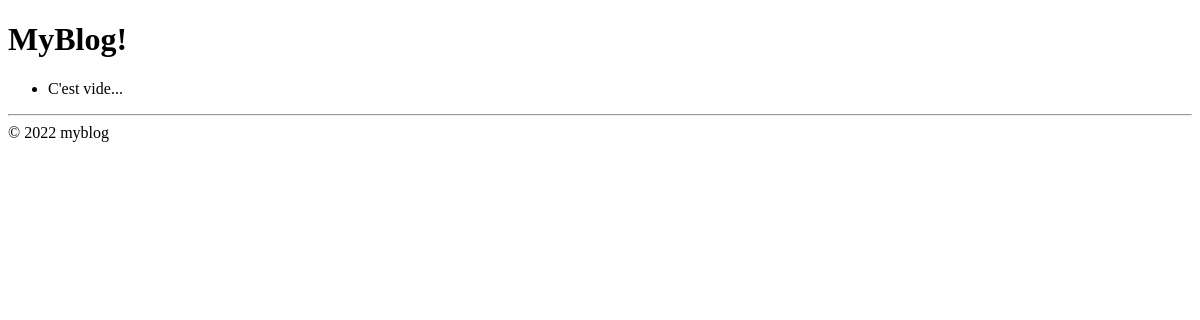
Before: / with the older database file.
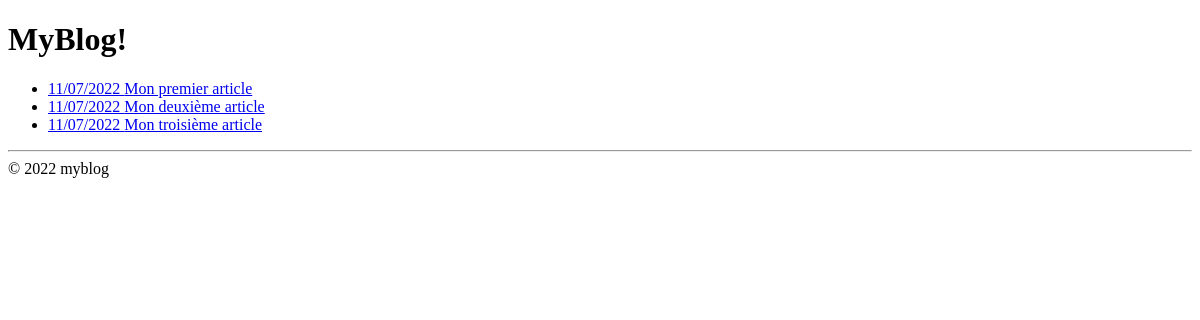
After: the same page with the newer database file.
### blog/models.py (models this page shows)
class Article(models.Model):
  title = models.CharField(max_length=100)
  date = models.DateTimeField()
  text = models.TextField()

### blog/views.py (the view)
# urls.py: path('', IndexView.as_view(), name='index'),
class IndexView(generic.ListView):
  model = Article
  template_name = 'blog/index.html'
  context_object_name = 'articles'

### blog/templates/blog/index.html (shortened to what this page needs)
{% extends 'blog/base.html' %}
{% block body %}
  <h1>MyBlog!</h1>
  <ul>
  {% for article in articles %}
    <li><a href="{% url 'detail' article.id %}">{{ article.date|date:'d/m/Y' }} {{ article.title }}</a></li>
  {% empty %}
    <li>C'est vide...</li>
  {% endfor %}
  </ul>
{% endblock %}

### blog/templates/blog/base.html (shortened to what this page needs)
<!DOCTYPE html>
<html lang="fr">
  <head>
  </head>
  <body>
    {% block body %}
    {% endblock %}
    <hr>
    <footer>
      <span>© {% now 'Y' %} myblog</span>
    </footer>
  </body>
</html>

Changed rows visible on the page:
added Article: date "11/07/2022", title "Mon premier article"
added Article: date "11/07/2022", title "Mon deuxième article"
added Article: date "11/07/2022", title "Mon troisième article"
Other visible differences:
text no longer shown: "C'est vide..."
